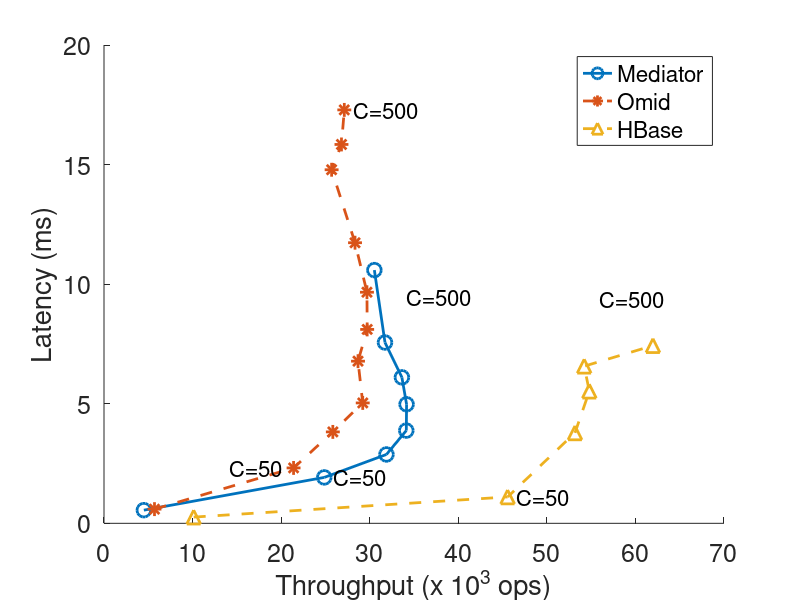

Source code (MATLAB):
mediator_90r  = load('mediator_u1_90r.txt');
omid_90r = load('omid_u1_90r.txt');
hbase_90r = load('hbase_u1_90r.txt');

set(gca, 'xtick', [0:10000:70000]);
axis([0 70000 0 20]);
hold;

xlabel('Throughput (x 10^3 ops)');
h = get(gca, 'xlabel');
set(h, 'FontSize', 22);

ylabel('Latency (ms)');
h = get(gca, 'ylabel');
set(h, 'FontSize', 22);

set(gca, 'XTick', [0 10000 20000 30000 40000 50000 60000 70000]);
set(gca, 'XTickLabel', '0|10|20|30|40|50|60|70');
%title('Latency vs Throughput');
%h = get(gca, 'title');
%set(h, 'FontSize', 24);

plot(mediator_90r([1 2 3 4 5 6 7 10],2), mediator_90r([1 2 3 4 5 6 7 10],1)/1000, 'o-', 'LineWidth', 2, 'MarkerSize', 10);
text(mediator_90r(2,2)+1000, mediator_90r(2,1)/1000, 'C=50', 'FontSize', 16);
text(mediator_90r(11,2)+1000, mediator_90r(11,1)/1000, 'C=500', 'FontSize', 16);

plot(omid_90r(:,2), omid_90r(:,1)/1000, '*--', 'LineWidth', 2, 'MarkerSize', 10);
text(omid_90r(2,2)-7250, omid_90r(2,1)/1000, 'C=50', 'FontSize', 16);
text(omid_90r(11,2)+1000, omid_90r(11,1)/1000, 'C=500', 'FontSize', 16);

plot(hbase_90r([1 2 5 7 8 10],2), hbase_90r([1 2 5 7 8 10],1)/1000, '^--', 'LineWidth', 2, 'MarkerSize', 10);
text(hbase_90r(2,2)+1000, hbase_90r(2,1)/1000, 'C=50', 'FontSize', 16);
text(hbase_90r(11,2)+1000, hbase_90r(11,1)/1000, 'C=500', 'FontSize', 16);

legend('Mediator', 'Omid', 'HBase');
set(gca, 'FontSize', 18);

print -depsc throughput_latency_u1_90r.eps
